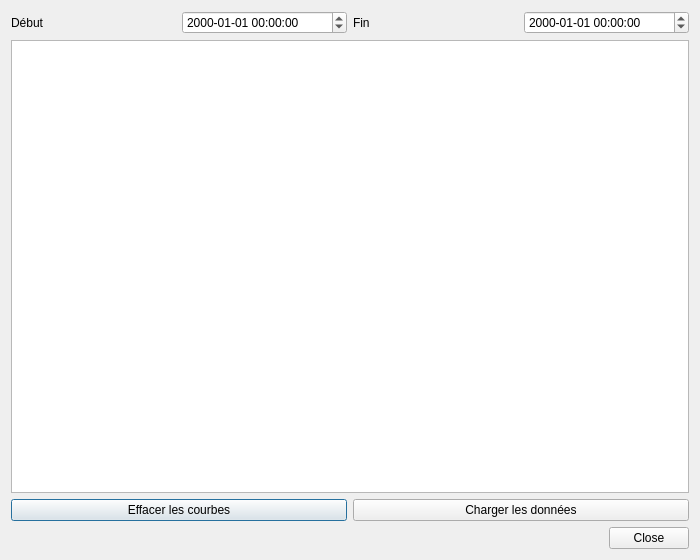
<?xml version="1.0" encoding="UTF-8"?>
<ui version="4.0">
 <class>GraphWindow</class>
 <widget class="QDialog" name="GraphWindow">
  <property name="geometry">
   <rect><x>0</x><y>0</y><width>700</width><height>560</height></rect>
  </property>
  <property name="windowTitle">
   <string>Courbes du capteur</string>
  </property>
  <layout class="QVBoxLayout" name="verticalLayout">
   <item>
    <layout class="QHBoxLayout" name="layoutDates">
     <item><widget class="QLabel" name="lblDebut"><property name="text"><string>Début</string></property></widget></item>
     <item><widget class="QDateTimeEdit" name="dteStartTime"><property name="displayFormat"><string>yyyy-MM-dd HH:mm:ss</string></property></widget></item>
     <item><widget class="QLabel" name="lblFin"><property name="text"><string>Fin</string></property></widget></item>
     <item><widget class="QDateTimeEdit" name="dteEndTime"><property name="displayFormat"><string>yyyy-MM-dd HH:mm:ss</string></property></widget></item>
    </layout>
   </item>
   <item>
    <widget class="QGraphicsView" name="graphicsView"/>
   </item>
   <item>
    <layout class="QHBoxLayout" name="layoutBoutons">
     <item><widget class="QPushButton" name="btnClearData"><property name="text"><string>Effacer les courbes</string></property></widget></item>
     <item><widget class="QPushButton" name="btnLoadData"><property name="text"><string>Charger les données</string></property></widget></item>
    </layout>
   </item>
   <item>
    <widget class="QDialogButtonBox" name="buttonBox">
     <property name="orientation"><enum>Qt::Orientation::Horizontal</enum></property>
     <property name="standardButtons"><set>QDialogButtonBox::StandardButton::Close</set></property>
    </widget>
   </item>
  </layout>
 </widget>
 <resources/>
 <connections>
  <connection>
   <sender>buttonBox</sender>
   <signal>rejected()</signal>
   <receiver>GraphWindow</receiver>
   <slot>reject()</slot>
  </connection>
 </connections>
</ui>
